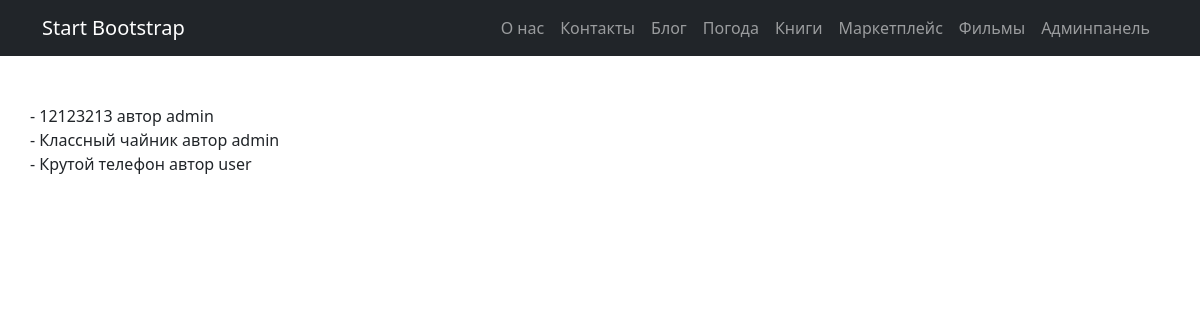
The app's page /marketplace/product/7/comment with its own data.
### marketplace/models.py (models this page shows, shortened)
class Feedback(models.Model):
    text = models.TextField("Текст отзыва")
    user = models.ForeignKey(settings.AUTH_USER_MODEL, on_delete=models.CASCADE)

### marketplace/views.py (the view)
# urls.py: path("product/<int:pk>/comment", views.product_comment, name='product_comment'),
def product_comment(request, pk):
    product = get_object_or_404(Product, pk=pk)
    return render(request, "marketplace/product_comment.html",
                  {"product": product})

### marketplace/templates/marketplace/product_comment.html (shortened to what this page needs)
{% extends "blog/base.html" %}
{% block content %}
<div class="row ">
    <div class="col">
        <div class="row">
            {% for c in product.comment.all%}
            - {{ c.text }} автор {{ c.user }}<br>
           {% endfor %}
        </div>
    </div>
</div>
{% endblock %}

### blog/static/css/blog.css (style rules this page uses)
body { margin:0; padding:0; font-family:helvetica, sans-serif; }

### records on screen
Feedback: text "12123213", user "admin"
Feedback: text "Классный чайник", user "admin"
Feedback: text "Крутой телефон", user "user"
